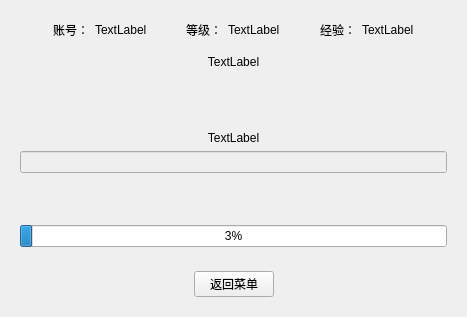
<?xml version="1.0" encoding="UTF-8"?>
<ui version="4.0">
 <class>StartGame</class>
 <widget class="QWidget" name="StartGame">
  <property name="geometry">
   <rect>
    <x>0</x>
    <y>0</y>
    <width>467</width>
    <height>317</height>
   </rect>
  </property>
  <property name="windowTitle">
   <string>Form</string>
  </property>
  <layout class="QVBoxLayout" name="verticalLayout" stretch="1,0,6,1">
   <item>
    <widget class="QWidget" name="widget" native="true">
     <layout class="QHBoxLayout" name="horizontalLayout">
      <item>
       <spacer name="horizontalSpacer_3">
        <property name="orientation">
         <enum>Qt::Horizontal</enum>
        </property>
        <property name="sizeHint" stdset="0">
         <size>
          <width>40</width>
          <height>20</height>
         </size>
        </property>
       </spacer>
      </item>
      <item>
       <widget class="QLabel" name="label">
        <property name="text">
         <string>账号：</string>
        </property>
       </widget>
      </item>
      <item>
       <widget class="QLabel" name="accountLab">
        <property name="text">
         <string>TextLabel</string>
        </property>
       </widget>
      </item>
      <item>
       <spacer name="horizontalSpacer">
        <property name="orientation">
         <enum>Qt::Horizontal</enum>
        </property>
        <property name="sizeHint" stdset="0">
         <size>
          <width>40</width>
          <height>20</height>
         </size>
        </property>
       </spacer>
      </item>
      <item>
       <widget class="QLabel" name="label_3">
        <property name="text">
         <string>等级：</string>
        </property>
       </widget>
      </item>
      <item>
       <widget class="QLabel" name="gradeLab">
        <property name="text">
         <string>TextLabel</string>
        </property>
       </widget>
      </item>
      <item>
       <spacer name="horizontalSpacer_2">
        <property name="orientation">
         <enum>Qt::Horizontal</enum>
        </property>
        <property name="sizeHint" stdset="0">
         <size>
          <width>40</width>
          <height>20</height>
         </size>
        </property>
       </spacer>
      </item>
      <item>
       <widget class="QLabel" name="label_7">
        <property name="text">
         <string>经验：</string>
        </property>
       </widget>
      </item>
      <item>
       <widget class="QLabel" name="expLab">
        <property name="text">
         <string>TextLabel</string>
        </property>
       </widget>
      </item>
      <item>
       <spacer name="horizontalSpacer_4">
        <property name="orientation">
         <enum>Qt::Horizontal</enum>
        </property>
        <property name="sizeHint" stdset="0">
         <size>
          <width>40</width>
          <height>20</height>
         </size>
        </property>
       </spacer>
      </item>
     </layout>
    </widget>
   </item>
   <item>
    <widget class="QLabel" name="levelNum">
     <property name="text">
      <string>TextLabel</string>
     </property>
     <property name="alignment">
      <set>Qt::AlignCenter</set>
     </property>
    </widget>
   </item>
   <item>
    <widget class="QWidget" name="widget_3" native="true">
     <layout class="QVBoxLayout" name="verticalLayout_2">
      <item>
       <spacer name="verticalSpacer_2">
        <property name="orientation">
         <enum>Qt::Vertical</enum>
        </property>
        <property name="sizeHint" stdset="0">
         <size>
          <width>20</width>
          <height>40</height>
         </size>
        </property>
       </spacer>
      </item>
      <item>
       <widget class="QLabel" name="expected">
        <property name="text">
         <string>TextLabel</string>
        </property>
        <property name="alignment">
         <set>Qt::AlignCenter</set>
        </property>
       </widget>
      </item>
      <item>
       <widget class="QLineEdit" name="playInput">
        <property name="enabled">
         <bool>false</bool>
        </property>
       </widget>
      </item>
      <item>
       <spacer name="verticalSpacer">
        <property name="orientation">
         <enum>Qt::Vertical</enum>
        </property>
        <property name="sizeHint" stdset="0">
         <size>
          <width>20</width>
          <height>40</height>
         </size>
        </property>
       </spacer>
      </item>
      <item>
       <widget class="QProgressBar" name="progressBar">
        <property name="layoutDirection">
         <enum>Qt::LeftToRight</enum>
        </property>
        <property name="value">
         <number>3</number>
        </property>
        <property name="format">
         <string>%p%</string>
        </property>
       </widget>
      </item>
     </layout>
    </widget>
   </item>
   <item>
    <widget class="QWidget" name="widget_2" native="true">
     <layout class="QHBoxLayout" name="horizontalLayout_2">
      <item>
       <spacer name="horizontalSpacer_5">
        <property name="orientation">
         <enum>Qt::Horizontal</enum>
        </property>
        <property name="sizeHint" stdset="0">
         <size>
          <width>40</width>
          <height>20</height>
         </size>
        </property>
       </spacer>
      </item>
      <item>
       <widget class="QPushButton" name="confirmBtn">
        <property name="text">
         <string>返回菜单</string>
        </property>
       </widget>
      </item>
      <item>
       <spacer name="horizontalSpacer_6">
        <property name="orientation">
         <enum>Qt::Horizontal</enum>
        </property>
        <property name="sizeHint" stdset="0">
         <size>
          <width>40</width>
          <height>20</height>
         </size>
        </property>
       </spacer>
      </item>
     </layout>
    </widget>
   </item>
  </layout>
 </widget>
 <resources/>
 <connections/>
</ui>
